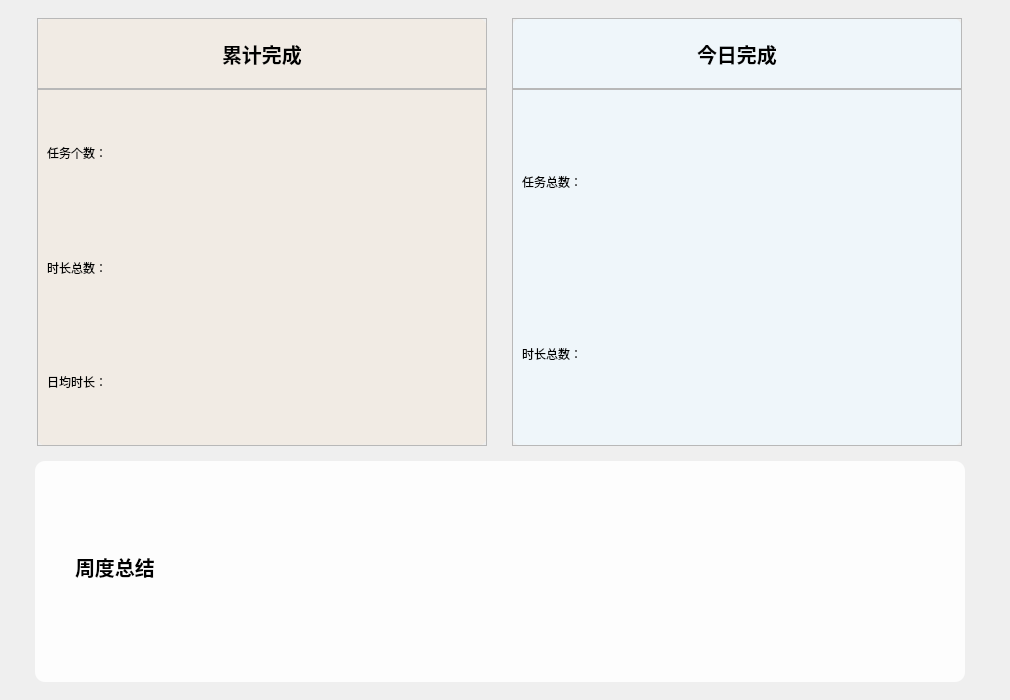
     <widget class="QWidget" name="page_3">
      <widget class="QFrame" name="frame">
       <property name="geometry">
        <rect>
         <x>0</x>
         <y>0</y>
         <width>1001</width>
         <height>691</height>
        </rect>
       </property>
       <layout class="QVBoxLayout" name="verticalLayout_2">
        <item>
         <widget class="QFrame" name="frame_22">
          <property name="maximumSize">
           <size>
            <width>999</width>
            <height>462</height>
           </size>
          </property>
          <layout class="QHBoxLayout" name="horizontalLayout_7">
           <property name="spacing">
            <number>6</number>
           </property>
           <item>
            <widget class="QFrame" name="frame_6">
             <property name="minimumSize">
              <size>
               <width>301</width>
               <height>220</height>
              </size>
             </property>
             <property name="maximumSize">
              <size>
               <width>450</width>
               <height>430</height>
              </size>
             </property>
             <property name="styleSheet">
              <string notr="true">QFrame#frame_6{
	background-color: rgba(241, 234, 226, 220);
border-radius:10px;
box-shadow:5px 5px 5px #888888;
}</string>
             </property>
             <property name="frameShape">
              <enum>QFrame::StyledPanel</enum>
             </property>
             <property name="frameShadow">
              <enum>QFrame::Raised</enum>
             </property>
             <layout class="QVBoxLayout" name="verticalLayout_7">
              <property name="spacing">
               <number>0</number>
              </property>
              <property name="leftMargin">
               <number>0</number>
              </property>
              <property name="topMargin">
               <number>0</number>
              </property>
              <property name="rightMargin">
               <number>0</number>
              </property>
              <property name="bottomMargin">
               <number>0</number>
              </property>
              <item>
               <widget class="QFrame" name="frame_14">
                <property name="sizePolicy">
                 <sizepolicy hsizetype="Preferred" vsizetype="Expanding">
                  <horstretch>0</horstretch>
                  <verstretch>1</verstretch>
                 </sizepolicy>
                </property>
                <property name="frameShape">
                 <enum>QFrame::StyledPanel</enum>
                </property>
                <property name="frameShadow">
                 <enum>QFrame::Raised</enum>
                </property>
                <layout class="QHBoxLayout" name="horizontalLayout_13">
                 <item alignment="Qt::AlignHCenter">
                  <widget class="QLabel" name="label_14">
                   <property name="font">
                    <font>
                     <family>微软雅黑</family>
                     <pointsize>15</pointsize>
                     <weight>75</weight>
                     <bold>true</bold>
                    </font>
                   </property>
                   <property name="styleSheet">
                    <string notr="true"/>
                   </property>
                   <property name="text">
                    <string>累计完成</string>
                   </property>
                  </widget>
                 </item>
                </layout>
               </widget>
              </item>
              <item>
               <widget class="QFrame" name="frame_15">
                <property name="sizePolicy">
                 <sizepolicy hsizetype="Preferred" vsizetype="Expanding">
                  <horstretch>0</horstretch>
                  <verstretch>5</verstretch>
                 </sizepolicy>
                </property>
                <property name="frameShape">
                 <enum>QFrame::StyledPanel</enum>
                </property>
                <property name="frameShadow">
                 <enum>QFrame::Raised</enum>
                </property>
                <layout class="QVBoxLayout" name="verticalLayout_10">
                 <item>
                  <widget class="QLabel" name="label_Sta_accumulate_sumofnum">
                   <property name="text">
                    <string>任务个数：</string>
                   </property>
                  </widget>
                 </item>
                 <item>
                  <widget class="QLabel" name="label_Sta_accumulate_sumoftime">
                   <property name="text">
                    <string>时长总数：</string>
                   </property>
                  </widget>
                 </item>
                 <item>
                  <widget class="QLabel" name="label_Sta_accumulate_averagetime">
                   <property name="text">
                    <string>日均时长：</string>
                   </property>
                  </widget>
                 </item>
                </layout>
               </widget>
              </item>
             </layout>
            </widget>
           </item>
           <item>
            <widget class="QFrame" name="frame_7">
             <property name="minimumSize">
              <size>
               <width>450</width>
               <height>220</height>
              </size>
             </property>
             <property name="maximumSize">
              <size>
               <width>400</width>
               <height>430</height>
              </size>
             </property>
             <property name="styleSheet">
              <string notr="true">QFrame#frame_7{
	background-color: rgba(238, 247, 252, 200);

	
	
border-radius:10px;
}</string>
             </property>
             <property name="frameShape">
              <enum>QFrame::StyledPanel</enum>
             </property>
             <property name="frameShadow">
              <enum>QFrame::Raised</enum>
             </property>
             <layout class="QVBoxLayout" name="verticalLayout_8">
              <property name="spacing">
               <number>0</number>
              </property>
              <property name="leftMargin">
               <number>0</number>
              </property>
              <property name="topMargin">
               <number>0</number>
              </property>
              <property name="rightMargin">
               <number>0</number>
              </property>
              <property name="bottomMargin">
               <number>0</number>
              </property>
              <item>
               <widget class="QFrame" name="frame_16">
                <property name="sizePolicy">
                 <sizepolicy hsizetype="Preferred" vsizetype="Preferred">
                  <horstretch>0</horstretch>
                  <verstretch>1</verstretch>
                 </sizepolicy>
                </property>
                <property name="frameShape">
                 <enum>QFrame::StyledPanel</enum>
                </property>
                <property name="frameShadow">
                 <enum>QFrame::Raised</enum>
                </property>
                <layout class="QHBoxLayout" name="horizontalLayout_14">
                 <item alignment="Qt::AlignHCenter">
                  <widget class="QLabel" name="label_15">
                   <property name="font">
                    <font>
                     <family>微软雅黑</family>
                     <pointsize>15</pointsize>
                     <weight>75</weight>
                     <italic>false</italic>
                     <bold>true</bold>
                    </font>
                   </property>
                   <property name="styleSheet">
                    <string notr="true"/>
                   </property>
                   <property name="text">
                    <string>今日完成</string>
                   </property>
                  </widget>
                 </item>
                </layout>
               </widget>
              </item>
              <item>
               <widget class="QFrame" name="frame_18">
                <property name="sizePolicy">
                 <sizepolicy hsizetype="Preferred" vsizetype="Preferred">
                  <horstretch>0</horstretch>
                  <verstretch>5</verstretch>
                 </sizepolicy>
                </property>
                <property name="frameShape">
                 <enum>QFrame::StyledPanel</enum>
                </property>
                <property name="frameShadow">
                 <enum>QFrame::Raised</enum>
                </property>
                <layout class="QVBoxLayout" name="verticalLayout_11">
                 <item>
                  <widget class="QLabel" name="label_Sta_everyday_sumofnum">
                   <property name="text">
                    <string>任务总数：</string>
                   </property>
                  </widget>
                 </item>
                 <item>
                  <widget class="QLabel" name="label_Sta_everyday_sumoftime">
                   <property name="text">
                    <string>时长总数：</string>
                   </property>
                  </widget>
                 </item>
                </layout>
               </widget>
              </item>
             </layout>
            </widget>
           </item>
          </layout>
         </widget>
        </item>
        <item>
         <widget class="QFrame" name="frame_8">
          <property name="sizePolicy">
           <sizepolicy hsizetype="Preferred" vsizetype="Preferred">
            <horstretch>0</horstretch>
            <verstretch>0</verstretch>
           </sizepolicy>
          </property>
          <property name="minimumSize">
           <size>
            <width>609</width>
            <height>221</height>
           </size>
          </property>
          <property name="maximumSize">
           <size>
            <width>1000</width>
            <height>16777215</height>
           </size>
          </property>
          <property name="styleSheet">
           <string notr="true">background-color: rgba(255, 255, 255, 0);
border-radius:10px;</string>
          </property>
          <property name="frameShape">
           <enum>QFrame::StyledPanel</enum>
          </property>
          <property name="frameShadow">
           <enum>QFrame::Raised</enum>
          </property>
          <layout class="QHBoxLayout" name="horizontalLayout_12">
           <property name="spacing">
            <number>0</number>
           </property>
           <property name="leftMargin">
            <number>0</number>
           </property>
           <property name="topMargin">
            <number>0</number>
           </property>
           <property name="rightMargin">
            <number>0</number>
           </property>
           <property name="bottomMargin">
            <number>0</number>
           </property>
           <item>
            <widget class="QFrame" name="frame_19">
             <property name="sizePolicy">
              <sizepolicy hsizetype="Preferred" vsizetype="Preferred">
               <horstretch>1</horstretch>
               <verstretch>0</verstretch>
              </sizepolicy>
             </property>
             <property name="maximumSize">
              <size>
               <width>930</width>
               <height>16777215</height>
              </size>
             </property>
             <property name="styleSheet">
              <string notr="true">QFrame#frame_19{
background-color: rgba(255, 255, 255, 220);
}</string>
             </property>
             <property name="frameShape">
              <enum>QFrame::StyledPanel</enum>
             </property>
             <property name="frameShadow">
              <enum>QFrame::Raised</enum>
             </property>
             <widget class="QLabel" name="label_16">
              <property name="geometry">
               <rect>
                <x>40</x>
                <y>80</y>
                <width>101</width>
                <height>51</height>
               </rect>
              </property>
              <property name="font">
               <font>
                <family>微软雅黑</family>
                <pointsize>15</pointsize>
                <weight>75</weight>
                <bold>true</bold>
               </font>
              </property>
              <property name="styleSheet">
               <string notr="true"/>
              </property>
              <property name="text">
               <string>周度总结</string>
              </property>
              <property name="alignment">
               <set>Qt::AlignLeading|Qt::AlignLeft|Qt::AlignVCenter</set>
              </property>
             </widget>
             <widget class="QFrame" name="frame_20">
              <property name="geometry">
               <rect>
                <x>210</x>
                <y>0</y>
                <width>694</width>
                <height>221</height>
               </rect>
              </property>
              <property name="sizePolicy">
               <sizepolicy hsizetype="Preferred" vsizetype="Preferred">
                <horstretch>7</horstretch>
                <verstretch>0</verstretch>
               </sizepolicy>
              </property>
              <property name="frameShape">
               <enum>QFrame::StyledPanel</enum>
              </property>
              <property name="frameShadow">
               <enum>QFrame::Raised</enum>
              </property>
             </widget>
            </widget>
           </item>
          </layout>
         </widget>
        </item>
       </layout>
      </widget>
     </widget>
